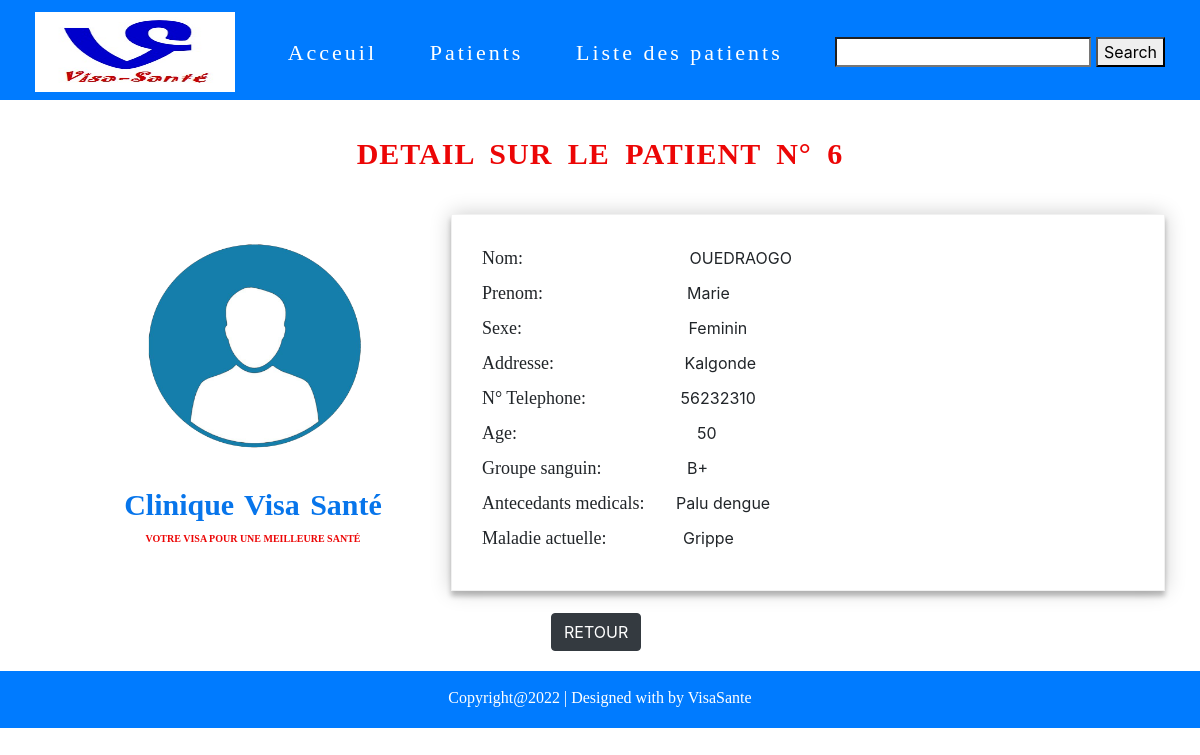
Screenshot of /detail.php?id=6 with the database file from the repository.
### tables this page shows
CREATE TABLE IF NOT EXISTS `patient` (
  `id` int(11) NOT NULL AUTO_INCREMENT,
  `nom` varchar(254) DEFAULT NULL,
  `prenom` varchar(254) DEFAULT NULL,
  `genre` varchar(254) DEFAULT NULL,
  `addresse` varchar(254) DEFAULT NULL,
  `telephone` int(11) DEFAULT NULL,
  `age` int(11) DEFAULT NULL,
  `g_sanguin` varchar(254) DEFAULT NULL,
  `antecedant` varchar(254) DEFAULT NULL,
  `m_actuelle` varchar(254) DEFAULT NULL,
  PRIMARY KEY (`id`)
);

### class/PatientController.class.php (called while the page is built, shortened)
<?php
class PatientController
{
  private $_db;
   public function __construct($db)
   {
       $this->_db=$db;
   }
   public function get($id)
   {
     $sql=$this->_db->query("SELECT * FROM patient WHERE id=".$id);
     $row=$sql->fetch();
     $p=new Patient($row);
     return $p;
   }
}

### class/patient.class.php (called while the page is built, shortened)
<?php
class Patient
{
  private $nom;
  private $prenom;
  private $genre;
  private $addresse;
  private $telephone;
  private $age;
  private $g_sanguin;
  private $antecedant;
  private $m_actuelle;
  public function __construct(array $donnee){
    foreach ($donnee as $key => $value) {
        $methode='set'.ucfirst($key);
    }
  }
    public function getNom()
    {
        return $this->nom;
    }
    public function getPrenom()
    {
        return $this->prenom;
    }
    public function getGenre()
    {
        return $this->genre;
    }
    public function getTelephone()
    {
        return $this->telephone;
    }
    public function getAddresse()
    {
        return $this->addresse;
    }
    public function getAge()
    {
        return $this->age;
    }
    public function getG_sanguin()
    {
        return $this->g_sanguin;
    }
    public function getAntecedant()
    {
        return $this->antecedant;
    }
    public function getM_actuelle()
    {
        return $this->m_actuelle;
    }
    public function setNom($nom)
    {
        $this->nom = $nom;
    }
    public function setPrenom($prenom)
    {
        $this->prenom = $prenom;
    }
    public function setGenre($genre)
    {
        $this->genre = $genre;
    }
    public function setAddresse($addresse)
    {
        $this->addresse = $addresse;
    }
    public function setTelephone($telephone)
    {
        $this->telephone = $telephone;
    }
    public function setAge($age)
    {
        $this->age = $age;
    }
    public function setG_sanguin($g_sanguin)
    {
        $this->g_sanguin = $g_sanguin;
    }
    public function setAntecedant($antecedant)
    {
        $this->antecedant = $antecedant;
    }
    public function setM_actuelle($m_actuelle)
    {
        $this->m_actuelle = $m_actuelle;
    }
}

### detail.php (the view, shortened to what this page needs)
<?php
$bd=bd();
$patient_ctrl =new PatientController($bd);
if(isset($_GET['id']))
{
    $id=$_GET['id'];
    $valuer=$patient_ctrl->get((int)$id);
}
?>
<!DOCTYPE html>
<html lang="fr">
    <head>
        <link rel="stylesheet" type="text/css" href="css/bootstrap.min.css">
        <link rel="stylesheet" href="css/style.css">
    </head>
    <body>
        <?php
            include 'menu.php'
        ?>
        <div class="texte3">
            <h1>Detail sur le patient N° <?= $id ?>  </h1>
        </div>
        <div class="acceuil">
            <div class="containers">
                <img src="./pictures/user.png" alt="">
                <div class="atext1">
                    <h1>Clinique Visa Santé</h1>
                    <p>Votre visa pour une meilleure santé</p>
                </div>
            </div>
            <div class="container">
                <form action="insertion.php" method="POST">
                    <label for="">Nom:</label> &nbsp; &nbsp; &nbsp; &nbsp; &nbsp; &nbsp; &nbsp; &nbsp; &nbsp; &nbsp; &nbsp; &nbsp; &nbsp;&nbsp; &nbsp; &nbsp;&nbsp; &nbsp; &nbsp;
                     <span> <?= $valuer->getNom()?> </span> <br>
                    <label for="">Prenom:</label> &nbsp; &nbsp; &nbsp; &nbsp; &nbsp; &nbsp; &nbsp; &nbsp;&nbsp; &nbsp; &nbsp;&nbsp; &nbsp; &nbsp;&nbsp; &nbsp; &nbsp;
                     <span><?= $valuer->getPrenom()?></span> <br>
                    <label for="">Sexe:</label> &nbsp; &nbsp; &nbsp; &nbsp; &nbsp; &nbsp; &nbsp; &nbsp; &nbsp; &nbsp; &nbsp; &nbsp; &nbsp;&nbsp; &nbsp; &nbsp;&nbsp; &nbsp; &nbsp;
                     <span> <?= $valuer->getGenre()?> </span>  <br>
                    <label for="">Addresse:</label> &nbsp; &nbsp; &nbsp; &nbsp; &nbsp; &nbsp; &nbsp; &nbsp; &nbsp;&nbsp; &nbsp; &nbsp;&nbsp; &nbsp; &nbsp;
                     <span> <?= $valuer->getAddresse()?> </span>  <br>
                    <label for="">N° Telephone:</label> &nbsp; &nbsp; &nbsp; &nbsp; &nbsp;&nbsp; &nbsp; &nbsp;&nbsp; &nbsp; &nbsp;
                     <span> <?= $valuer->getTelephone()?> </span>  <br>
                    <label for="">Age:</label> &nbsp;&nbsp; &nbsp;&nbsp; &nbsp;&nbsp; &nbsp;&nbsp; &nbsp;&nbsp; &nbsp;&nbsp; &nbsp;&nbsp; &nbsp; &nbsp; &nbsp; &nbsp;&nbsp; &nbsp; &nbsp;&nbsp; &nbsp; &nbsp;
                     <span> <?= $valuer->getAge()?> </span>  <br>
                    <label for="">Groupe sanguin:</label >&nbsp; &nbsp; &nbsp;&nbsp; &nbsp; &nbsp;&nbsp; &nbsp; &nbsp;&nbsp; &nbsp;
                     <span> <?= $valuer->getG_sanguin()?> </span>  <br>
                    <label for="">Antecedants medicals:</label> &nbsp; &nbsp; &nbsp;
                     <span> <?= $valuer->getAntecedant()?> </span>  <br>
                    <label for="">Maladie actuelle:</label> &nbsp; &nbsp; &nbsp;&nbsp; &nbsp; &nbsp;&nbsp; &nbsp; &nbsp;
                     <span> <?= $valuer->getM_actuelle()?> </span>  <br>
                </form>
                <div class="bouton">
                    <div class='bouton1'>
                        <a type="button" class="btn btn-dark" href="liste.php"> RETOUR</a>
                    </div>
                </div>
            </div>
        </div>
        <?php
            include 'footer.php'
         ?>
    </body>
</html>

### css/style.css (style rules this page uses)
.acceuil { display: flex; margin: 10px 20px 20px 100px; }
.container { width:500px; margin:0 auto; margin-top:3%; }
.containers { width:450px; margin:0 auto; margin-top:5%; margin-right: 30px; }
.containers img { width: 280px; height: 220px; padding : 0px 10px 0px 40px; border-radius: 50%; }
.atext1 h1 { color: #0775eb; font-size: 30px; font-weight: bold; font-family: 'Comic sans MS'; text-align: center; margin-top: 10%; word-spacing: 3px; }
.atext1 p { color: rgb(236, 6, 6); text-transform: uppercase; font-size: 10px; font-weight: bold; font-family: 'Eras ITC'; text-align: center; }
form { padding: 30px; border: 1px solid #f1f1f1; background: #fff; box-shadow: 0 0 20px 0 rgba(0, 0, 0, 0.2), 0 5px 5px 0 rgba(0, 0, 0, 0.24); }
label { font-size: 18px; font-family: 'Trebuchet MS'; }
.texte3 h1 { text-align: center; font-family: 'Century Gothic'; text-transform: uppercase; font-size: 30px; font-weight: bold; color: rgb(236, 6, 6); word-spacing: 7px; letter-spacing: 1px; margin-top: 3%; }
.bouton { display: flex; justify-content: space-between; margin-top: 3%; margin-left: 100px; margin-right: 100px; }

### rows the page displays
patient: id "6", nom "OUEDRAOGO", prenom "Marie", genre "Feminin", addresse "Kalgonde", telephone "56232310", age "50", g_sanguin "B+", antecedant "Palu dengue", m_actuelle "Grippe"
